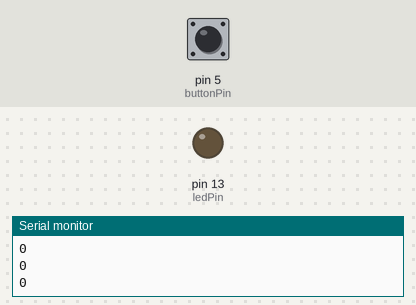
A sketch run on a simulated Arduino Uno, built with avr-gcc and run on an emulated ATmega328P. Parts: output pins drawn as LEDs (lit = HIGH), the last lines printed to the serial monitor. The inputs (shaded band) are chosen by the test bench; at power-on: pin 5 (buttonPin) HIGH.

Above: at 1.2 s.
1.3 s: pin 5 (buttonPin) pulled LOW for 0.15 s
At 2.5 s:
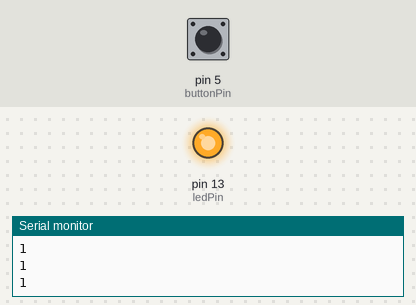
2.9 s: pin 5 (buttonPin) pulled LOW for 1 s
At 4.3 s:
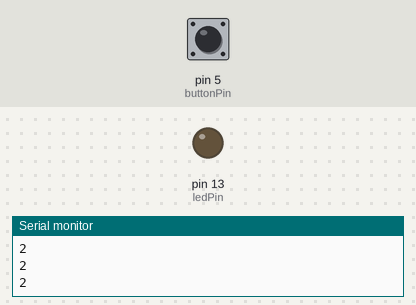
Timing chart, 0 to 5.9 s (numbered marks = the images above; inputs shaded):
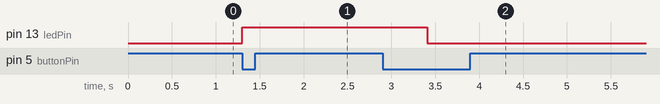

Measured:
- after the input at 1.3 s, pin 13 (ledPin): LOW → HIGH at once
- after the input at 2.9 s, pin 13 (ledPin): HIGH → LOW after 0.51 s

The sketch:

button_test.ino
```cpp
const int buttonPin = 5;
const int ledPin = 13;
int button_timer = 0;
int buttonState = 0;
int buttonPressCount = 0;
int currentMode = 0;
bool button = false;

void setup() {
  Serial.begin(9600);
  pinMode(ledPin, OUTPUT);
  pinMode(buttonPin, INPUT_PULLUP);  // Use internal pull-up resistor
  digitalWrite(ledPin, LOW);
}

int debounceButton() {
  delay(50);  // Adjust the delay as needed
  return digitalRead(buttonPin);
}

void turnOnLed() {
  digitalWrite(ledPin, HIGH);
}

void blinkSlow() {
  digitalWrite(ledPin, HIGH);
  delay(500);  // Adjust the delay as needed
  digitalWrite(ledPin, LOW);
  delay(500);  // Adjust the delay as needed
}

void blinkFast() {
  digitalWrite(ledPin, HIGH);
  delay(200);  // Adjust the delay as needed
  digitalWrite(ledPin, LOW);
  delay(200);  // Adjust the delay as needed
}

void loop() {
  buttonState = debounceButton();

  if (buttonState == LOW && !button) {
    buttonPressCount++;
    button = true;
    if(buttonPressCount==4)
    {
      buttonPressCount=0;
    }

    // Reset buttonPressCount and currentMode if more than 3 seconds have passed
    if (button_timer > 3000) {
      buttonPressCount = 1;
      currentMode = 0;
    }

    // Toggle through three modes
    currentMode = buttonPressCount % 4;

    // Perform actions based on the current mode
    switch (currentMode) {
      case 1:
        turnOnLed();
        break;
      case 2:
        blinkSlow();
        break;
      case 3:
        blinkFast();
        break;
      default:
        digitalWrite(ledPin, LOW);  // Default mode, turn off LED
        break;
    }
  } else if (buttonState == HIGH && button) {
    button = false;
  }

  Serial.println(currentMode);

  button_timer++;
  if (button_timer > 3000) {
    button_timer = 0;
    buttonPressCount = 0;
    currentMode = 0;
  }
}
```
